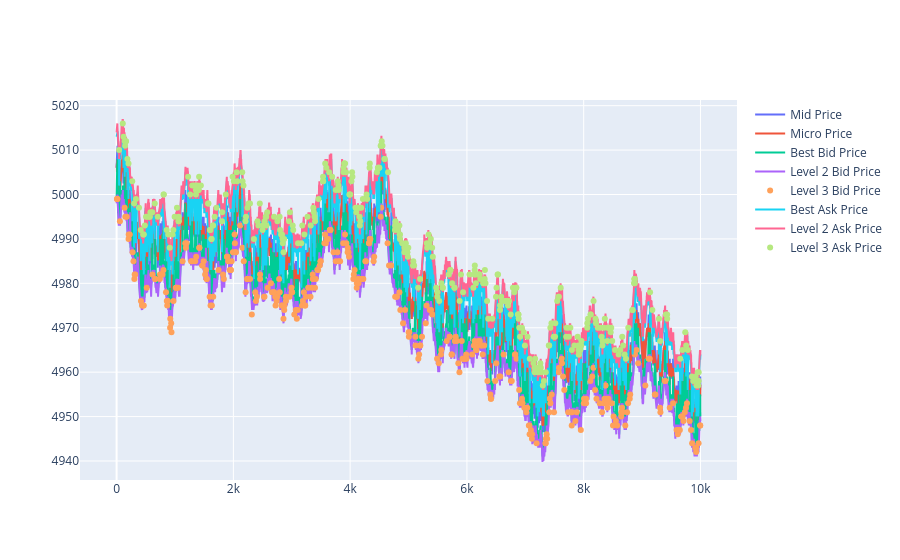

The cell this chart's notebook holds for it:
### Markdown cell above
As the price and returns are sationary and distrubution is non normal there is no alpha in positional trades, the next step is to investiagate market making

### Code cell
price_graph = go.Figure()
price_graph.add_trace(go.Scatter(x=tomatoe_price_df.index, y=tomatoe_price_df['mid_price'], mode='lines', name='Mid Price'))
price_graph.add_trace(go.Scatter(x=tomatoe_price_df.index, y=tomatoe_price_df['micro_price'], mode='lines', name='Micro Price'))

price_graph.add_trace(go.Scatter(x=tomatoe_price_df.index, y=tomatoe_price_df['bid_price_1'], mode='lines', name='Best Bid Price'))
price_graph.add_trace(go.Scatter(x=tomatoe_price_df.index, y=tomatoe_price_df['bid_price_2'], mode='lines', name='Level 2 Bid Price'))
price_graph.add_trace(go.Scatter(x=tomatoe_price_df.index, y=tomatoe_price_df['bid_price_3'], mode='markers', name='Level 3 Bid Price'))

price_graph.add_trace(go.Scatter(x=tomatoe_price_df.index, y=tomatoe_price_df['ask_price_1'], mode='lines', name='Best Ask Price'))
price_graph.add_trace(go.Scatter(x=tomatoe_price_df.index, y=tomatoe_price_df['ask_price_2'], mode='lines', name='Level 2 Ask Price'))
price_graph.add_trace(go.Scatter(x=tomatoe_price_df.index, y=tomatoe_price_df['ask_price_3'], mode='markers', name='Level 3 Ask Price'))
price_graph.show()

### Figure 1 — Plotly figure (JSON) as saved in the notebook; plotly's stock layout.template omitted (floating-point values rounded to 4 significant figures; data arrays with more than 128 entries replaced by an {"elided": "..."} marker saying what was removed)
{"data": [{"mode": "lines", "name": "Mid Price", "type": "scatter", "x": {"elided": "10000 int values"}, "y": {"elided": "10000 float values"}}, {"mode": "lines", "name": "Micro Price", "type": "scatter", "x": {"elided": "10000 int values"}, "y": {"elided": "10000 float values"}}, {"mode": "lines", "name": "Best Bid Price", "type": "scatter", "x": {"elided": "10000 int values"}, "y": {"elided": "10000 int values"}}, {"mode": "lines", "name": "Level 2 Bid Price", "type": "scatter", "x": {"elided": "10000 int values"}, "y": {"elided": "10000 int values"}}, {"mode": "markers", "name": "Level 3 Bid Price", "type": "scatter", "x": {"elided": "10000 int values"}, "y": {"elided": "10000 float values"}}, {"mode": "lines", "name": "Best Ask Price", "type": "scatter", "x": {"elided": "10000 int values"}, "y": {"elided": "10000 int values"}}, {"mode": "lines", "name": "Level 2 Ask Price", "type": "scatter", "x": {"elided": "10000 int values"}, "y": {"elided": "10000 int values"}}, {"mode": "markers", "name": "Level 3 Ask Price", "type": "scatter", "x": {"elided": "10000 int values"}, "y": {"elided": "10000 float values"}}], "layout": {}}
